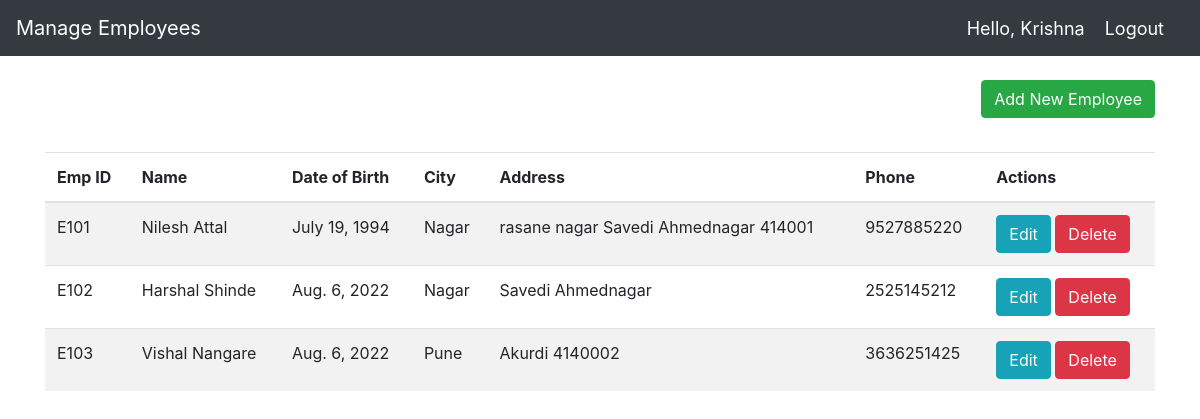
The app's page / (signed in) with its own data.
### employee/models.py (models this page shows, shortened)
class Manager(models.Model):
    user = models.OneToOneField(User,on_delete=models.CASCADE,null=True,blank=True)
    username = models.CharField(max_length=200,blank=True,null=True)
    email = models.EmailField(max_length=200,blank=True,null=True)
    first_name = models.CharField(max_length=200,blank=True,null=True)
    last_name = models.CharField(max_length=200,blank=True,null=True)
    address = models.TextField(blank=True,null=True)
    dob = models.DateField(auto_now=False, auto_now_add=False,null=True)
    company_name= models.CharField(max_length=200,blank=True,null=True)

class Employee(models.Model):
    manager_id = models.ForeignKey(Manager,on_delete=models.CASCADE,null=True,blank=True)
    empId = models.CharField(max_length=100,blank=True,null=True)
    first_name = models.CharField(max_length=100,blank=True,null=True)
    last_name = models.CharField(max_length=100,blank=True,null=True)
    city = models.CharField(max_length=100,blank=True,null=True)
    address = models.TextField(blank=True,null=True)
    dob = models.DateField(auto_now=False, auto_now_add=False,null=True)
    mobile = models.IntegerField(blank=True,null=True)

### employee/views.py (the view)
# urls.py: path('',views.home,name = "home"),
@login_required(login_url='login')
def home(request):
    manager = request.user.manager.id
    emp = request.user.manager.employee_set.all()
    context = {'emp':emp}
    return render(request,'home.html',context)

### templates/home.html
{% extends 'main.html' %}
{% block content %}
    <div class="container">
        <br>
        <div style="float: right">
        <a href="{% url 'add' %}"  class="btn btn-success "><span>Add New Employee</span></a>
        </div>
        <br>
        <br><br>
        <table class="table table-striped table-hover">
            <thead>
                <tr>
                    <th>Emp ID</th>
                    <th>Name</th>
                    <th>Date of Birth</th>
                    <th>City</th>
                    <th>Address</th>
                    <th>Phone</th>
                    <th>Actions</th>
                </tr>
            </thead>
            <tbody>
                {% for i in emp %}
                <tr>
                    <td>{{i.empId}}</td>
                    <td>{{i.first_name}} {{i.last_name}}</td>
                    <td>{{i.dob}}</td>
                    <td>{{i.city}}</td>
                    <td>{{i.address}}</td>
                    <td>{{i.mobile}}</td>
                    <td>
                        <a href="{% url 'update' i.id %}" class="btn btn-info" >Edit</a>
                        <a href="{% url 'delete' i.id %}" class="btn btn-danger" >Delete</a>
                    </td>
                </tr>
                {% endfor %}
            </tbody>
        </table>
    </div>
{% endblock content %}

### templates/main.html (shortened to what this page needs)
<!DOCTYPE html>
<html lang="en">
<head>
    <link rel="stylesheet" href="https://cdn.jsdelivr.net/npm/bootstrap@4.4.1/dist/css/bootstrap.min.css"
>
</head>
<body>
    <nav class="navbar navbar-expand-lg navbar-dark bg-dark">
        <a class="navbar-brand" href="{% url 'home' %}">Manage Employees</a>
        <ul class="navbar-nav ml-auto">
            <li class="nav-item">
                <span  class="hello-msg ms-auto">Hello, {{request.user.manager.first_name}}</span>
            </li>
            <li class="nav-item">
                <span><a class="hello-msg" href="{% url 'logout' %}">Logout</a></span>
            </li>
        </ul>
    </nav>
    {% block content %}
    {% endblock content %}
</body>
</body>

### templates/main.html (style rules this page uses)
.hello-msg { font-size: 18px; color: white; margin-right: 20px; }

### records on screen
Employee: empId "E101", first_name "Nilesh", last_name "Attal", dob "July 19, 1994", city "Nagar", address "rasane nagar Savedi Ahmednagar 414001", mobile "9527885220"
Employee: empId "E102", first_name "Harshal", last_name "Shinde", dob "Aug. 6, 2022", city "Nagar", address "Savedi Ahmednagar", mobile "2525145212"
Employee: empId "E103", first_name "Vishal", last_name "Nangare", dob "Aug. 6, 2022", city "Pune", address "Akurdi 4140002", mobile "3636251425"

### other values on screen
{{ request.user.manager.first_name }} "Krishna"
